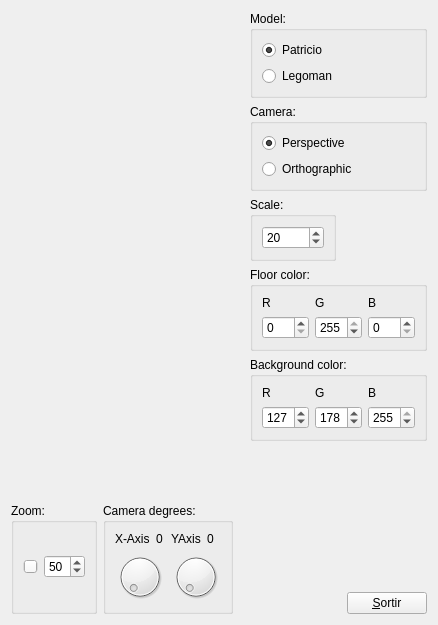
<?xml version="1.0" encoding="UTF-8"?>
<ui version="4.0">
 <class>MyForm</class>
 <widget class="QWidget" name="MyForm">
  <property name="geometry">
   <rect>
    <x>0</x>
    <y>0</y>
    <width>438</width>
    <height>625</height>
   </rect>
  </property>
  <property name="windowTitle">
   <string>IDI-Lab</string>
  </property>
  <layout class="QGridLayout" name="gridLayout_3">
   <item row="4" column="3" colspan="2">
    <widget class="QGroupBox" name="groupBox_7">
     <property name="title">
      <string>Background color:</string>
     </property>
     <layout class="QHBoxLayout" name="horizontalLayout_5">
      <item>
       <layout class="QVBoxLayout" name="verticalLayout_7">
        <item>
         <widget class="QLabel" name="label_8">
          <property name="text">
           <string>R</string>
          </property>
         </widget>
        </item>
        <item>
         <widget class="QSpinBox" name="spinBox_6">
          <property name="maximum">
           <number>255</number>
          </property>
          <property name="value">
           <number>127</number>
          </property>
         </widget>
        </item>
       </layout>
      </item>
      <item>
       <layout class="QVBoxLayout" name="verticalLayout_8">
        <item>
         <widget class="QLabel" name="label_9">
          <property name="text">
           <string>G</string>
          </property>
         </widget>
        </item>
        <item>
         <widget class="QSpinBox" name="spinBox_7">
          <property name="maximum">
           <number>255</number>
          </property>
          <property name="value">
           <number>178</number>
          </property>
         </widget>
        </item>
       </layout>
      </item>
      <item>
       <layout class="QVBoxLayout" name="verticalLayout_9">
        <item>
         <widget class="QLabel" name="label_10">
          <property name="text">
           <string>B</string>
          </property>
         </widget>
        </item>
        <item>
         <widget class="QSpinBox" name="spinBox_8">
          <property name="maximum">
           <number>255</number>
          </property>
          <property name="value">
           <number>255</number>
          </property>
         </widget>
        </item>
       </layout>
      </item>
     </layout>
    </widget>
   </item>
   <item row="0" column="0" rowspan="6" colspan="3">
    <widget class="MyGLWidget" name="widget" native="true">
     <property name="sizePolicy">
      <sizepolicy hsizetype="Expanding" vsizetype="Expanding">
       <horstretch>0</horstretch>
       <verstretch>0</verstretch>
      </sizepolicy>
     </property>
     <property name="minimumSize">
      <size>
       <width>50</width>
       <height>50</height>
      </size>
     </property>
    </widget>
   </item>
   <item row="5" column="4">
    <spacer name="verticalSpacer">
     <property name="orientation">
      <enum>Qt::Vertical</enum>
     </property>
     <property name="sizeHint" stdset="0">
      <size>
       <width>17</width>
       <height>339</height>
      </size>
     </property>
    </spacer>
   </item>
   <item row="6" column="1" rowspan="2">
    <widget class="QGroupBox" name="groupBox_5">
     <property name="title">
      <string>Camera degrees:</string>
     </property>
     <layout class="QGridLayout" name="gridLayout">
      <item row="0" column="0">
       <layout class="QHBoxLayout" name="horizontalLayout_2">
        <item>
         <widget class="QLabel" name="label">
          <property name="text">
           <string>X-Axis</string>
          </property>
         </widget>
        </item>
        <item>
         <widget class="QLabel" name="label_3">
          <property name="text">
           <string>0</string>
          </property>
         </widget>
        </item>
       </layout>
      </item>
      <item row="0" column="1">
       <layout class="QHBoxLayout" name="horizontalLayout_3">
        <item>
         <widget class="QLabel" name="label_2">
          <property name="text">
           <string>YAxis</string>
          </property>
         </widget>
        </item>
        <item>
         <widget class="QLabel" name="label_4">
          <property name="text">
           <string>0</string>
          </property>
         </widget>
        </item>
       </layout>
      </item>
      <item row="1" column="0">
       <widget class="QDial" name="dial">
        <property name="maximum">
         <number>359</number>
        </property>
       </widget>
      </item>
      <item row="1" column="1">
       <widget class="QDial" name="dial_2">
        <property name="maximum">
         <number>359</number>
        </property>
       </widget>
      </item>
     </layout>
    </widget>
   </item>
   <item row="3" column="3" colspan="2">
    <widget class="QGroupBox" name="groupBox_6">
     <property name="title">
      <string>Floor color:</string>
     </property>
     <layout class="QHBoxLayout" name="horizontalLayout_4">
      <item>
       <layout class="QVBoxLayout" name="verticalLayout_4">
        <item>
         <widget class="QLabel" name="label_5">
          <property name="text">
           <string>R</string>
          </property>
         </widget>
        </item>
        <item>
         <widget class="QSpinBox" name="spinBox_3">
          <property name="maximum">
           <number>255</number>
          </property>
         </widget>
        </item>
       </layout>
      </item>
      <item>
       <layout class="QVBoxLayout" name="verticalLayout_5">
        <item>
         <widget class="QLabel" name="label_7">
          <property name="text">
           <string>G</string>
          </property>
         </widget>
        </item>
        <item>
         <widget class="QSpinBox" name="spinBox_4">
          <property name="maximum">
           <number>255</number>
          </property>
          <property name="value">
           <number>255</number>
          </property>
         </widget>
        </item>
       </layout>
      </item>
      <item>
       <layout class="QVBoxLayout" name="verticalLayout_6">
        <item>
         <widget class="QLabel" name="label_6">
          <property name="text">
           <string>B</string>
          </property>
         </widget>
        </item>
        <item>
         <widget class="QSpinBox" name="spinBox_5">
          <property name="maximum">
           <number>255</number>
          </property>
         </widget>
        </item>
       </layout>
      </item>
     </layout>
    </widget>
   </item>
   <item row="6" column="0" rowspan="2">
    <widget class="QGroupBox" name="groupBox_3">
     <property name="title">
      <string>Zoom:</string>
     </property>
     <layout class="QHBoxLayout" name="horizontalLayout">
      <item>
       <widget class="QSlider" name="horizontalSlider">
        <property name="value">
         <number>50</number>
        </property>
        <property name="orientation">
         <enum>Qt::Horizontal</enum>
        </property>
       </widget>
      </item>
      <item>
       <widget class="QSpinBox" name="spinBox">
        <property name="value">
         <number>50</number>
        </property>
       </widget>
      </item>
     </layout>
    </widget>
   </item>
   <item row="0" column="3" colspan="2">
    <widget class="QGroupBox" name="groupBox">
     <property name="title">
      <string>Model:</string>
     </property>
     <layout class="QVBoxLayout" name="verticalLayout_3">
      <item>
       <widget class="QRadioButton" name="radioButton">
        <property name="text">
         <string>Patricio</string>
        </property>
        <property name="checked">
         <bool>true</bool>
        </property>
       </widget>
      </item>
      <item>
       <widget class="QRadioButton" name="radioButton_2">
        <property name="text">
         <string>Legoman</string>
        </property>
       </widget>
      </item>
     </layout>
    </widget>
   </item>
   <item row="1" column="3" colspan="2">
    <widget class="QGroupBox" name="groupBox_2">
     <property name="title">
      <string>Camera:</string>
     </property>
     <layout class="QVBoxLayout" name="verticalLayout">
      <item>
       <widget class="QRadioButton" name="radioButton_3">
        <property name="text">
         <string>Perspective</string>
        </property>
        <property name="checked">
         <bool>true</bool>
        </property>
       </widget>
      </item>
      <item>
       <widget class="QRadioButton" name="radioButton_4">
        <property name="text">
         <string>Orthographic</string>
        </property>
       </widget>
      </item>
     </layout>
    </widget>
   </item>
   <item row="2" column="3">
    <widget class="QGroupBox" name="groupBox_4">
     <property name="title">
      <string>Scale:</string>
     </property>
     <layout class="QVBoxLayout" name="verticalLayout_2">
      <item>
       <widget class="QSpinBox" name="spinBox_2">
        <property name="maximum">
         <number>500</number>
        </property>
        <property name="value">
         <number>20</number>
        </property>
       </widget>
      </item>
     </layout>
    </widget>
   </item>
   <item row="7" column="3" colspan="2">
    <layout class="QGridLayout" name="gridLayout_2">
     <item row="0" column="1">
      <spacer name="verticalSpacer_2">
       <property name="orientation">
        <enum>Qt::Vertical</enum>
       </property>
       <property name="sizeHint" stdset="0">
        <size>
         <width>20</width>
         <height>40</height>
        </size>
       </property>
      </spacer>
     </item>
     <item row="1" column="0">
      <spacer name="horizontalSpacer_2">
       <property name="orientation">
        <enum>Qt::Horizontal</enum>
       </property>
       <property name="sizeHint" stdset="0">
        <size>
         <width>40</width>
         <height>20</height>
        </size>
       </property>
      </spacer>
     </item>
     <item row="1" column="1">
      <widget class="QPushButton" name="pushButton">
       <property name="sizePolicy">
        <sizepolicy hsizetype="Fixed" vsizetype="Fixed">
         <horstretch>0</horstretch>
         <verstretch>0</verstretch>
        </sizepolicy>
       </property>
       <property name="text">
        <string>&amp;Sortir</string>
       </property>
      </widget>
     </item>
    </layout>
   </item>
   <item row="6" column="2">
    <spacer name="horizontalSpacer">
     <property name="orientation">
      <enum>Qt::Horizontal</enum>
     </property>
     <property name="sizeHint" stdset="0">
      <size>
       <width>359</width>
       <height>17</height>
      </size>
     </property>
    </spacer>
   </item>
  </layout>
 </widget>
 <customwidgets>
  <customwidget>
   <class>MyGLWidget</class>
   <extends>QWidget</extends>
   <header>MyGLWidget.h</header>
   <container>1</container>
   <slots>
    <signal>getZoom(int)</signal>
    <signal>sendPerspective(bool)</signal>
    <signal>sendOrthographic(bool)</signal>
    <signal>getScale(int)</signal>
    <signal>getXAxis(int)</signal>
    <signal>getYAxis(int)</signal>
    <slot>setZoom(int)</slot>
    <slot>setPatricio()</slot>
    <slot>setLegoman()</slot>
    <slot>setPerspective()</slot>
    <slot>setOrthographic()</slot>
    <slot>setScale(int)</slot>
    <slot>setYAxis(int)</slot>
    <slot>setXAxis(int)</slot>
    <slot>setR(int)</slot>
    <slot>setG(int)</slot>
    <slot>setB(int)</slot>
    <slot>setbR(int)</slot>
    <slot>setbG(int)</slot>
    <slot>setbB(int)</slot>
   </slots>
  </customwidget>
 </customwidgets>
 <resources/>
 <connections>
  <connection>
   <sender>pushButton</sender>
   <signal>clicked()</signal>
   <receiver>MyForm</receiver>
   <slot>close()</slot>
   <hints>
    <hint type="sourcelabel">
     <x>1061</x>
     <y>766</y>
    </hint>
    <hint type="destinationlabel">
     <x>590</x>
     <y>500</y>
    </hint>
   </hints>
  </connection>
  <connection>
   <sender>horizontalSlider</sender>
   <signal>valueChanged(int)</signal>
   <receiver>spinBox</receiver>
   <slot>setValue(int)</slot>
   <hints>
    <hint type="sourcelabel">
     <x>110</x>
     <y>725</y>
    </hint>
    <hint type="destinationlabel">
     <x>257</x>
     <y>730</y>
    </hint>
   </hints>
  </connection>
  <connection>
   <sender>spinBox</sender>
   <signal>valueChanged(int)</signal>
   <receiver>horizontalSlider</receiver>
   <slot>setValue(int)</slot>
   <hints>
    <hint type="sourcelabel">
     <x>257</x>
     <y>730</y>
    </hint>
    <hint type="destinationlabel">
     <x>110</x>
     <y>725</y>
    </hint>
   </hints>
  </connection>
  <connection>
   <sender>horizontalSlider</sender>
   <signal>valueChanged(int)</signal>
   <receiver>widget</receiver>
   <slot>setZoom(int)</slot>
   <hints>
    <hint type="sourcelabel">
     <x>110</x>
     <y>725</y>
    </hint>
    <hint type="destinationlabel">
     <x>67</x>
     <y>391</y>
    </hint>
   </hints>
  </connection>
  <connection>
   <sender>spinBox</sender>
   <signal>valueChanged(int)</signal>
   <receiver>widget</receiver>
   <slot>setZoom(int)</slot>
   <hints>
    <hint type="sourcelabel">
     <x>257</x>
     <y>730</y>
    </hint>
    <hint type="destinationlabel">
     <x>212</x>
     <y>391</y>
    </hint>
   </hints>
  </connection>
  <connection>
   <sender>widget</sender>
   <signal>getZoom(int)</signal>
   <receiver>horizontalSlider</receiver>
   <slot>setValue(int)</slot>
   <hints>
    <hint type="sourcelabel">
     <x>146</x>
     <y>301</y>
    </hint>
    <hint type="destinationlabel">
     <x>110</x>
     <y>725</y>
    </hint>
   </hints>
  </connection>
  <connection>
   <sender>widget</sender>
   <signal>getZoom(int)</signal>
   <receiver>spinBox</receiver>
   <slot>setValue(int)</slot>
   <hints>
    <hint type="sourcelabel">
     <x>278</x>
     <y>351</y>
    </hint>
    <hint type="destinationlabel">
     <x>257</x>
     <y>730</y>
    </hint>
   </hints>
  </connection>
  <connection>
   <sender>radioButton</sender>
   <signal>pressed()</signal>
   <receiver>widget</receiver>
   <slot>setPatricio()</slot>
   <hints>
    <hint type="sourcelabel">
     <x>1050</x>
     <y>63</y>
    </hint>
    <hint type="destinationlabel">
     <x>475</x>
     <y>44</y>
    </hint>
   </hints>
  </connection>
  <connection>
   <sender>radioButton_2</sender>
   <signal>pressed()</signal>
   <receiver>widget</receiver>
   <slot>setLegoman()</slot>
   <hints>
    <hint type="sourcelabel">
     <x>1050</x>
     <y>92</y>
    </hint>
    <hint type="destinationlabel">
     <x>467</x>
     <y>74</y>
    </hint>
   </hints>
  </connection>
  <connection>
   <sender>widget</sender>
   <signal>sendPerspective(bool)</signal>
   <receiver>radioButton_3</receiver>
   <slot>setChecked(bool)</slot>
   <hints>
    <hint type="sourcelabel">
     <x>673</x>
     <y>151</y>
    </hint>
    <hint type="destinationlabel">
     <x>1050</x>
     <y>165</y>
    </hint>
   </hints>
  </connection>
  <connection>
   <sender>widget</sender>
   <signal>sendOrthographic(bool)</signal>
   <receiver>radioButton_4</receiver>
   <slot>setChecked(bool)</slot>
   <hints>
    <hint type="sourcelabel">
     <x>718</x>
     <y>190</y>
    </hint>
    <hint type="destinationlabel">
     <x>1050</x>
     <y>194</y>
    </hint>
   </hints>
  </connection>
  <connection>
   <sender>radioButton_3</sender>
   <signal>pressed()</signal>
   <receiver>widget</receiver>
   <slot>setPerspective()</slot>
   <hints>
    <hint type="sourcelabel">
     <x>1050</x>
     <y>165</y>
    </hint>
    <hint type="destinationlabel">
     <x>701</x>
     <y>125</y>
    </hint>
   </hints>
  </connection>
  <connection>
   <sender>radioButton_4</sender>
   <signal>pressed()</signal>
   <receiver>widget</receiver>
   <slot>setOrthographic()</slot>
   <hints>
    <hint type="sourcelabel">
     <x>1050</x>
     <y>194</y>
    </hint>
    <hint type="destinationlabel">
     <x>703</x>
     <y>206</y>
    </hint>
   </hints>
  </connection>
  <connection>
   <sender>spinBox_2</sender>
   <signal>valueChanged(int)</signal>
   <receiver>widget</receiver>
   <slot>setScale(int)</slot>
   <hints>
    <hint type="sourcelabel">
     <x>954</x>
     <y>270</y>
    </hint>
    <hint type="destinationlabel">
     <x>396</x>
     <y>530</y>
    </hint>
   </hints>
  </connection>
  <connection>
   <sender>widget</sender>
   <signal>getScale(int)</signal>
   <receiver>spinBox_2</receiver>
   <slot>setValue(int)</slot>
   <hints>
    <hint type="sourcelabel">
     <x>369</x>
     <y>544</y>
    </hint>
    <hint type="destinationlabel">
     <x>954</x>
     <y>270</y>
    </hint>
   </hints>
  </connection>
  <connection>
   <sender>dial_2</sender>
   <signal>valueChanged(int)</signal>
   <receiver>label_4</receiver>
   <slot>setNum(int)</slot>
   <hints>
    <hint type="sourcelabel">
     <x>493</x>
     <y>755</y>
    </hint>
    <hint type="destinationlabel">
     <x>492</x>
     <y>698</y>
    </hint>
   </hints>
  </connection>
  <connection>
   <sender>dial</sender>
   <signal>valueChanged(int)</signal>
   <receiver>label_3</receiver>
   <slot>setNum(int)</slot>
   <hints>
    <hint type="sourcelabel">
     <x>387</x>
     <y>755</y>
    </hint>
    <hint type="destinationlabel">
     <x>386</x>
     <y>698</y>
    </hint>
   </hints>
  </connection>
  <connection>
   <sender>dial_2</sender>
   <signal>valueChanged(int)</signal>
   <receiver>widget</receiver>
   <slot>setYAxis(int)</slot>
   <hints>
    <hint type="sourcelabel">
     <x>493</x>
     <y>755</y>
    </hint>
    <hint type="destinationlabel">
     <x>399</x>
     <y>547</y>
    </hint>
   </hints>
  </connection>
  <connection>
   <sender>dial</sender>
   <signal>valueChanged(int)</signal>
   <receiver>widget</receiver>
   <slot>setXAxis(int)</slot>
   <hints>
    <hint type="sourcelabel">
     <x>387</x>
     <y>755</y>
    </hint>
    <hint type="destinationlabel">
     <x>241</x>
     <y>525</y>
    </hint>
   </hints>
  </connection>
  <connection>
   <sender>widget</sender>
   <signal>getYAxis(int)</signal>
   <receiver>dial_2</receiver>
   <slot>setValue(int)</slot>
   <hints>
    <hint type="sourcelabel">
     <x>349</x>
     <y>550</y>
    </hint>
    <hint type="destinationlabel">
     <x>493</x>
     <y>755</y>
    </hint>
   </hints>
  </connection>
  <connection>
   <sender>widget</sender>
   <signal>getXAxis(int)</signal>
   <receiver>dial</receiver>
   <slot>setValue(int)</slot>
   <hints>
    <hint type="sourcelabel">
     <x>239</x>
     <y>438</y>
    </hint>
    <hint type="destinationlabel">
     <x>387</x>
     <y>755</y>
    </hint>
   </hints>
  </connection>
  <connection>
   <sender>widget</sender>
   <signal>getXAxis(int)</signal>
   <receiver>label_3</receiver>
   <slot>setNum(int)</slot>
   <hints>
    <hint type="sourcelabel">
     <x>264</x>
     <y>502</y>
    </hint>
    <hint type="destinationlabel">
     <x>386</x>
     <y>698</y>
    </hint>
   </hints>
  </connection>
  <connection>
   <sender>widget</sender>
   <signal>getYAxis(int)</signal>
   <receiver>label_4</receiver>
   <slot>setNum(int)</slot>
   <hints>
    <hint type="sourcelabel">
     <x>379</x>
     <y>447</y>
    </hint>
    <hint type="destinationlabel">
     <x>492</x>
     <y>698</y>
    </hint>
   </hints>
  </connection>
  <connection>
   <sender>spinBox_3</sender>
   <signal>valueChanged(int)</signal>
   <receiver>widget</receiver>
   <slot>setR(int)</slot>
   <hints>
    <hint type="sourcelabel">
     <x>918</x>
     <y>354</y>
    </hint>
    <hint type="destinationlabel">
     <x>739</x>
     <y>329</y>
    </hint>
   </hints>
  </connection>
  <connection>
   <sender>spinBox_4</sender>
   <signal>valueChanged(int)</signal>
   <receiver>widget</receiver>
   <slot>setG(int)</slot>
   <hints>
    <hint type="sourcelabel">
     <x>971</x>
     <y>354</y>
    </hint>
    <hint type="destinationlabel">
     <x>806</x>
     <y>361</y>
    </hint>
   </hints>
  </connection>
  <connection>
   <sender>spinBox_5</sender>
   <signal>valueChanged(int)</signal>
   <receiver>widget</receiver>
   <slot>setB(int)</slot>
   <hints>
    <hint type="sourcelabel">
     <x>1027</x>
     <y>354</y>
    </hint>
    <hint type="destinationlabel">
     <x>787</x>
     <y>397</y>
    </hint>
   </hints>
  </connection>
  <connection>
   <sender>spinBox_6</sender>
   <signal>valueChanged(int)</signal>
   <receiver>widget</receiver>
   <slot>setbR(int)</slot>
   <hints>
    <hint type="sourcelabel">
     <x>901</x>
     <y>457</y>
    </hint>
    <hint type="destinationlabel">
     <x>848</x>
     <y>448</y>
    </hint>
   </hints>
  </connection>
  <connection>
   <sender>spinBox_7</sender>
   <signal>valueChanged(int)</signal>
   <receiver>widget</receiver>
   <slot>setbG(int)</slot>
   <hints>
    <hint type="sourcelabel">
     <x>970</x>
     <y>465</y>
    </hint>
    <hint type="destinationlabel">
     <x>847</x>
     <y>487</y>
    </hint>
   </hints>
  </connection>
  <connection>
   <sender>spinBox_8</sender>
   <signal>valueChanged(int)</signal>
   <receiver>widget</receiver>
   <slot>setbB(int)</slot>
   <hints>
    <hint type="sourcelabel">
     <x>1032</x>
     <y>457</y>
    </hint>
    <hint type="destinationlabel">
     <x>811</x>
     <y>467</y>
    </hint>
   </hints>
  </connection>
 </connections>
</ui>
